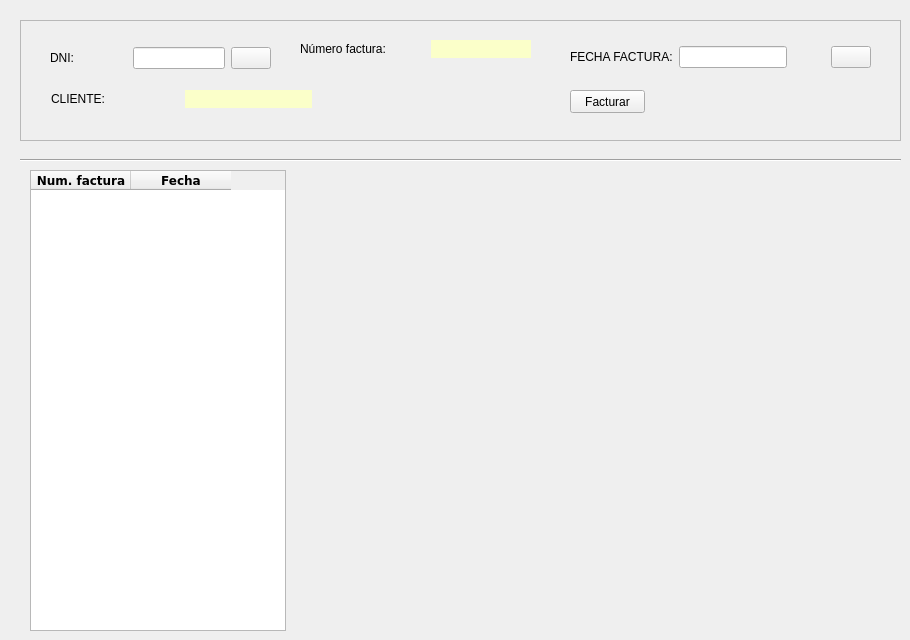
    <widget class="QWidget" name="tab_2">
     <attribute name="title">
      <string>Facturación</string>
     </attribute>
     <widget class="QFrame" name="frame">
      <property name="geometry">
       <rect>
        <x>20</x>
        <y>20</y>
        <width>881</width>
        <height>121</height>
       </rect>
      </property>
      <property name="frameShape">
       <enum>QFrame::StyledPanel</enum>
      </property>
      <property name="frameShadow">
       <enum>QFrame::Raised</enum>
      </property>
      <widget class="QPushButton" name="btnFacturar">
       <property name="geometry">
        <rect>
         <x>550</x>
         <y>70</y>
         <width>75</width>
         <height>23</height>
        </rect>
       </property>
       <property name="text">
        <string>Facturar</string>
       </property>
      </widget>
      <widget class="QWidget" name="layoutWidget">
       <property name="geometry">
        <rect>
         <x>30</x>
         <y>20</y>
         <width>221</width>
         <height>36</height>
        </rect>
       </property>
       <layout class="QHBoxLayout" name="horizontalLayout_15">
        <property name="sizeConstraint">
         <enum>QLayout::SetNoConstraint</enum>
        </property>
        <item>
         <widget class="QLabel" name="label_2">
          <property name="text">
           <string>DNI:</string>
          </property>
         </widget>
        </item>
        <item>
         <spacer name="horizontalSpacer_7">
          <property name="orientation">
           <enum>Qt::Horizontal</enum>
          </property>
          <property name="sizeHint" stdset="0">
           <size>
            <width>70</width>
            <height>20</height>
           </size>
          </property>
         </spacer>
        </item>
        <item>
         <widget class="QLineEdit" name="txtDNIfac">
          <property name="font">
           <font>
            <weight>50</weight>
            <bold>false</bold>
           </font>
          </property>
         </widget>
        </item>
        <item>
         <spacer name="horizontalSpacer_4">
          <property name="orientation">
           <enum>Qt::Horizontal</enum>
          </property>
          <property name="sizeHint" stdset="0">
           <size>
            <width>13</width>
            <height>20</height>
           </size>
          </property>
         </spacer>
        </item>
        <item>
         <widget class="QPushButton" name="btnBuscaClifac">
          <property name="text">
           <string/>
          </property>
          <property name="icon">
           <iconset>
            <normaloff>img/buscar.jpg</normaloff>img/buscar.jpg</iconset>
          </property>
         </widget>
        </item>
       </layout>
      </widget>
      <widget class="QWidget" name="layoutWidget">
       <property name="geometry">
        <rect>
         <x>550</x>
         <y>20</y>
         <width>301</width>
         <height>34</height>
        </rect>
       </property>
       <layout class="QHBoxLayout" name="horizontalLayout_16">
        <property name="sizeConstraint">
         <enum>QLayout::SetNoConstraint</enum>
        </property>
        <item>
         <widget class="QLabel" name="label_5">
          <property name="text">
           <string>FECHA FACTURA:</string>
          </property>
         </widget>
        </item>
        <item>
         <widget class="QLineEdit" name="txtFechafac">
          <property name="font">
           <font>
            <weight>50</weight>
            <bold>false</bold>
           </font>
          </property>
          <property name="alignment">
           <set>Qt::AlignCenter</set>
          </property>
         </widget>
        </item>
        <item>
         <spacer name="horizontalSpacer_6">
          <property name="orientation">
           <enum>Qt::Horizontal</enum>
          </property>
          <property name="sizeHint" stdset="0">
           <size>
            <width>13</width>
            <height>17</height>
           </size>
          </property>
         </spacer>
        </item>
        <item>
         <widget class="QPushButton" name="btnFechafac">
          <property name="text">
           <string/>
          </property>
          <property name="icon">
           <iconset>
            <normaloff>img/calendario.jpg</normaloff>img/calendario.jpg</iconset>
          </property>
          <property name="iconSize">
           <size>
            <width>24</width>
            <height>24</height>
           </size>
          </property>
         </widget>
        </item>
       </layout>
      </widget>
      <widget class="QWidget" name="layoutWidget">
       <property name="geometry">
        <rect>
         <x>31</x>
         <y>70</y>
         <width>261</width>
         <height>18</height>
        </rect>
       </property>
       <layout class="QHBoxLayout" name="horizontalLayout_17">
        <item>
         <widget class="QLabel" name="label_4">
          <property name="maximumSize">
           <size>
            <width>16777215</width>
            <height>22</height>
           </size>
          </property>
          <property name="text">
           <string>CLIENTE:</string>
          </property>
         </widget>
        </item>
        <item>
         <widget class="QLabel" name="lblNomfac">
          <property name="styleSheet">
           <string notr="true">background-color: rgb(251, 255, 201);</string>
          </property>
          <property name="text">
           <string/>
          </property>
          <property name="scaledContents">
           <bool>false</bool>
          </property>
         </widget>
        </item>
       </layout>
      </widget>
      <widget class="QWidget" name="layoutWidget">
       <property name="geometry">
        <rect>
         <x>280</x>
         <y>20</y>
         <width>231</width>
         <height>18</height>
        </rect>
       </property>
       <layout class="QHBoxLayout" name="horizontalLayout_18">
        <item>
         <widget class="QLabel" name="label_6">
          <property name="text">
           <string>Número factura:</string>
          </property>
         </widget>
        </item>
        <item>
         <widget class="QLabel" name="lblNumfac">
          <property name="maximumSize">
           <size>
            <width>100</width>
            <height>100</height>
           </size>
          </property>
          <property name="styleSheet">
           <string notr="true">background-color: rgb(251, 255, 201);</string>
          </property>
          <property name="text">
           <string/>
          </property>
          <property name="scaledContents">
           <bool>false</bool>
          </property>
         </widget>
        </item>
       </layout>
      </widget>
     </widget>
     <widget class="Line" name="line_5">
      <property name="geometry">
       <rect>
        <x>20</x>
        <y>150</y>
        <width>881</width>
        <height>21</height>
       </rect>
      </property>
      <property name="orientation">
       <enum>Qt::Horizontal</enum>
      </property>
     </widget>
     <widget class="QTableWidget" name="tabFacturas">
      <property name="geometry">
       <rect>
        <x>30</x>
        <y>170</y>
        <width>256</width>
        <height>461</height>
       </rect>
      </property>
      <property name="sizeAdjustPolicy">
       <enum>QAbstractScrollArea::AdjustToContents</enum>
      </property>
      <property name="selectionBehavior">
       <enum>QAbstractItemView::SelectRows</enum>
      </property>
      <column>
       <property name="text">
        <string>Num. factura</string>
       </property>
       <property name="font">
        <font>
         <family>Verdana</family>
         <weight>75</weight>
         <bold>true</bold>
        </font>
       </property>
      </column>
      <column>
       <property name="text">
        <string>Fecha</string>
       </property>
       <property name="font">
        <font>
         <family>Verdana</family>
         <weight>75</weight>
         <bold>true</bold>
        </font>
       </property>
      </column>
     </widget>
    </widget>
